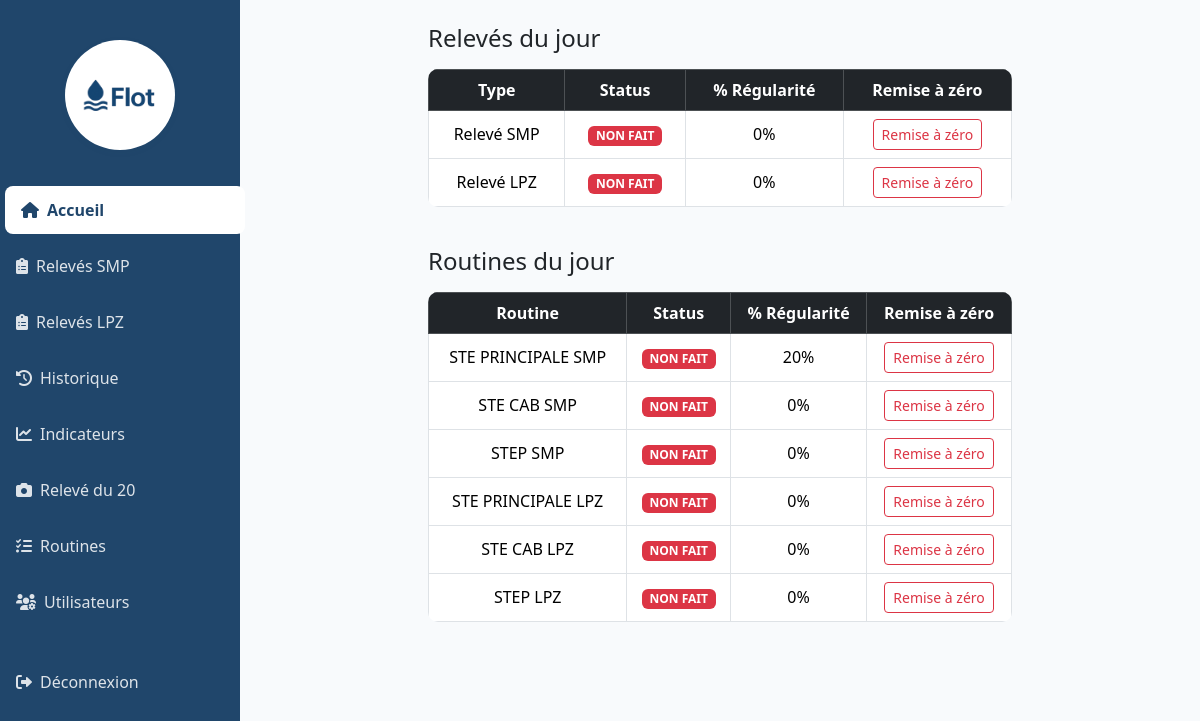
Screenshot of / (signed in) with the database file from the repository.
### app.py (models this page shows)
class FormulaireRoutine(db.Model):
    id = db.Column(db.Integer, primary_key=True)
    nom = db.Column(db.String(100), unique=True, nullable=False)
    created_at = db.Column(db.DateTime, default=datetime.utcnow)

### app.py (the view)
@app.route('/')
@login_required
def index():
    today = datetime.now().date()
    smp_fait = db.session.query(Releve).join(TypeReleve).filter(TypeReleve.site_id == 1, Releve.date == today).count() > 0
    lpz_fait = db.session.query(Releve).join(TypeReleve).filter(TypeReleve.site_id == 2, Releve.date == today).count() > 0
    releves_status = {
        'SMP': smp_fait,
        'LPZ': lpz_fait
    }
    releves_regularite = {}
    for nom, site_id in [('SMP', 1), ('LPZ', 2)]:
        type_releves = TypeReleve.query.filter_by(site_id=site_id).all()
        reset = RESET_REGULARITE.get(('releve', f'Relevé {nom}'))
        first = db.session.query(Releve.date).join(TypeReleve).filter(TypeReleve.site_id == site_id)
        if reset:
            first = first.filter(Releve.date >= reset)
        first = first.order_by(Releve.date.asc()).first()
        if first:
            date_debut = first[0]
            jours = (today - date_debut).days + 1
            total = db.session.query(Releve.date).join(TypeReleve).filter(TypeReleve.site_id == site_id, Releve.date >= date_debut).distinct().count()
            regularite = int(100 * total / jours) if jours > 0 else 0
        else:
            regularite = 0
        releves_regularite[nom] = regularite
    routines_list = [
        'STE PRINCIPALE SMP', 'STE CAB SMP', 'STEP SMP',
        'STE PRINCIPALE LPZ', 'STE CAB LPZ', 'STEP LPZ'
    ]
    routines_status = {}
    routines_regularite = {}
    for nom in routines_list:
        formulaire = FormulaireRoutine.query.filter_by(nom=nom).first()
        fait = False
        regularite = 0
        if formulaire:
            fait = db.session.query(ReponseRoutine).filter(ReponseRoutine.formulaire_id == formulaire.id, ReponseRoutine.date_creation == today).count() > 0
            reset = RESET_REGULARITE.get(('routine', nom))
            first = db.session.query(ReponseRoutine.date_creation).filter(ReponseRoutine.formulaire_id == formulaire.id)
            if reset:
                first = first.filter(ReponseRoutine.date_creation >= reset)
            first = first.order_by(ReponseRoutine.date_creation.asc()).first()
            if first:
                date_debut = first[0]
                jours = (today - date_debut).days + 1
                total = db.session.query(ReponseRoutine.date_creation).filter(ReponseRoutine.formulaire_id == formulaire.id, ReponseRoutine.date_creation >= date_debut).distinct().count()
                regularite = int(100 * total / jours) if jours > 0 else 0
        routines_status[nom] = fait
        routines_regularite[nom] = regularite
    return render_template('index.html', releves_status=releves_status, releves_regularite=releves_regularite, routines_list=routines_list, routines_status=routines_status, routines_regularite=routines_regularite, user_role=current_user.role)

### app.py (called while the page is built)
@login_manager.user_loader
def load_user(user_id):
    return db.session.get(User, int(user_id))

### templates/index.html (shortened to what this page needs)
{% extends "base.html" %}
{% block content %}
<div class="container py-4">
    <div class="row justify-content-center mb-4">
        <div class="col-md-8">
            <h4 class="mb-3">Relevés du jour</h4>
            <table class="table table-bordered text-center align-middle">
                <thead class="table-dark">
                    <tr>
                        <th>Type</th>
                        <th>Status</th>
                        <th>% Régularité</th>
                        {% if user_role == 'admin' %}<th>Remise à zéro</th>{% endif %}
                    </tr>
                </thead>
                <tbody>
                    <tr>
                        <td>Relevé SMP</td>
                        <td>{% if releves_status.SMP %}<span class="badge bg-success">FAIT</span>{% else %}<span class="badge bg-danger">NON FAIT</span>{% endif %}</td>
                        <td>{{ releves_regularite['SMP'] }}%</td>
                        {% if user_role == 'admin' %}
                        <td><button class="btn btn-sm btn-outline-danger" onclick="resetRegularite('releve', 'Relevé SMP')">Remise à zéro</button></td>
                        {% endif %}
                    </tr>
                    <tr>
                        <td>Relevé LPZ</td>
                        <td>{% if releves_status.LPZ %}<span class="badge bg-success">FAIT</span>{% else %}<span class="badge bg-danger">NON FAIT</span>{% endif %}</td>
                        <td>{{ releves_regularite['LPZ'] }}%</td>
                        {% if user_role == 'admin' %}
                        <td><button class="btn btn-sm btn-outline-danger" onclick="resetRegularite('releve', 'Relevé LPZ')">Remise à zéro</button></td>
                        {% endif %}
                    </tr>
                </tbody>
            </table>
        </div>
    </div>
    <div class="row justify-content-center mb-4">
        <div class="col-md-8">
            <h4 class="mb-3">Routines du jour</h4>
            <table class="table table-bordered text-center align-middle">
                <thead class="table-dark">
                    <tr>
                        <th>Routine</th>
                        <th>Status</th>
                        <th>% Régularité</th>
                        {% if user_role == 'admin' %}<th>Remise à zéro</th>{% endif %}
                    </tr>
                </thead>
                <tbody>
                    {% for routine in routines_list %}
                    <tr>
                        <td>{{ routine }}</td>
                        <td>{% if routines_status[routine] %}<span class="badge bg-success">FAIT</span>{% else %}<span class="badge bg-danger">NON FAIT</span>{% endif %}</td>
                        <td>{{ routines_regularite[routine] }}%</td>
                        {% if user_role == 'admin' %}
                        <td><button class="btn btn-sm btn-outline-danger" onclick="resetRegularite('routine', '{{ routine }}')">Remise à zéro</button></td>
                        {% endif %}
                    </tr>
                    {% endfor %}
                </tbody>
            </table>
        </div>
    </div>
</div>
{% endblock %}

### templates/base.html (shortened to what this page needs)
<!DOCTYPE html>
<html lang="fr">
<head>
    <link href="https://cdn.jsdelivr.net/npm/bootstrap@5.3.3/dist/css/bootstrap.min.css" rel="stylesheet">
    <link href="https://cdnjs.cloudflare.com/ajax/libs/font-awesome/6.0.0/css/all.min.css" rel="stylesheet">
</head>
<body>
              {% set user = current_user %}
    <nav class="col-lg-2 d-none d-lg-block sidebar">
        <div class="position-sticky pt-3">
            <div class="sidebar-logo logo-bandeau">
                <img src="{{ url_for('static', filename='logo_flot.png') }}" alt="Logo Flot">
            </div>
            <ul class="nav flex-column">
                {% set user = current_user %}
                {% if user.is_authenticated and user.role == 'admin' %}
                    <li class="nav-item"><a class="nav-link {% if request.endpoint == 'index' %}active{% endif %}" href="{{ url_for('index') }}"><i class="fas fa-home me-2"></i>Accueil</a></li>
                    <li class="nav-item"><a class="nav-link " href="{{ url_for('releve_site', site_id=1) }}"><i class="fas fa-clipboard-list me-2"></i>Relevés SMP</a></li>
                    <li class="nav-item"><a class="nav-link " href="{{ url_for('releve_site', site_id=2) }}"><i class="fas fa-clipboard-list me-2"></i>Relevés LPZ</a></li>
                    <li class="nav-item"><a class="nav-link {% if request.endpoint == 'historique' %}active{% endif %}" href="{{ url_for('historique') }}"><i class="fas fa-history me-2"></i>Historique</a></li>
                    <li class="nav-item"><a class="nav-link {% if request.endpoint == 'indicateurs' %}active{% endif %}" href="{{ url_for('indicateurs') }}"><i class="fas fa-chart-line me-2"></i>Indicateurs</a></li>
                    <li class="nav-item"><a class="nav-link {% if request.endpoint == 'releve_20' %}active{% endif %}" href="{{ url_for('releve_20') }}"><i class="fas fa-camera me-2"></i>Relevé du 20</a></li>
                    <li class="nav-item"><a class="nav-link {% if request.endpoint == 'routines' %}active{% endif %}" href="{{ url_for('routines') }}"><i class="fas fa-tasks me-2"></i>Routines</a></li>
                    <li class="nav-item"><a class="nav-link {% if request.endpoint == 'utilisateurs' %}active{% endif %}" href="{{ url_for('utilisateurs') }}"><i class="fas fa-users-cog me-2"></i>Utilisateurs</a></li>
                {% endif %}
                <li class="nav-item mt-4"><a class="nav-link" href="{{ url_for('logout') }}"><i class="fas fa-sign-out-alt me-2"></i>Déconnexion</a></li>
            </ul>
        </div>
    </nav>
    <div class="main-content">
        {% block content %}{% endblock %}
    </div>
</body>
</html>

### templates/base.html (style rules this page uses)
:root { --flot-blue-dark: #20466B; --flot-blue: #2B5C88; --flot-bg: #f8fafc; --flot-white: #fff; }
body { background: var(--flot-bg); }
.sidebar { min-height: 100vh; background: var(--flot-blue-dark); position: fixed; top: 0; left: 0; height: 100vh; width: 240px; z-index: 1000; }
.sidebar .nav-link { color: rgba(255,255,255,0.85); padding: 0.75rem 1rem; border-radius: 0.5rem; margin: 0.25rem 0; transition: all 0.3s ease; }
.sidebar .nav-link:hover, .sidebar .nav-link.active { color: var(--flot-blue-dark); background-color: var(--flot-white); font-weight: bold; transform: translateX(5px); }
.main-content { background-color: var(--flot-bg); min-height: 100vh; margin-left: 240px; margin-right: auto; max-width: 1200px; padding-left: 24px; padding-right: 24px; }
.table { border-radius: 10px; overflow: hidden; }
.sidebar-logo { display: flex; align-items: center; justify-content: center; margin-bottom: 2rem; gap: 0.7rem; }
.sidebar-logo img { height: 38px; width: 38px; object-fit: contain; }
.logo-bandeau { background: var(--flot-white); border-radius: 50%; width: 110px; height: 110px; margin: 24px auto 32px auto; box-shadow: 0 2px 8px rgba(32,70,107,0.04); display: flex; justify-content: center; align-items: center; }
.logo-bandeau img { max-width: 90%; max-height: 90%; width: auto; height: auto; display: block; margin: 0 auto; }

### rows the page displays
FormulaireRoutine: nom "STE PRINCIPALE SMP", routines_regularite "20"
FormulaireRoutine: nom "STE CAB SMP", routines_regularite "0"
FormulaireRoutine: nom "STEP SMP", routines_regularite "0"
FormulaireRoutine: nom "STE PRINCIPALE LPZ", routines_regularite "0"
FormulaireRoutine: nom "STE CAB LPZ", routines_regularite "0"
FormulaireRoutine: nom "STEP LPZ", routines_regularite "0"

### other values shown
{{ releves_regularite['SMP'] }} "0"
{{ releves_regularite['LPZ'] }} "0"
